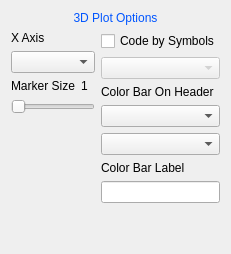
                      <widget class="QWidget" name="page_10">
                       <layout class="QGridLayout" name="gridLayout_25">
                        <item row="1" column="0">
                         <layout class="QGridLayout" name="gridLayout_24">
                          <item row="0" column="0">
                           <layout class="QVBoxLayout" name="verticalLayout_20">
                            <item>
                             <widget class="QLabel" name="ThreeDXComboLabel">
                              <property name="sizePolicy">
                               <sizepolicy hsizetype="Preferred" vsizetype="Fixed">
                                <horstretch>0</horstretch>
                                <verstretch>0</verstretch>
                               </sizepolicy>
                              </property>
                              <property name="text">
                               <string>X Axis</string>
                              </property>
                             </widget>
                            </item>
                            <item>
                             <widget class="QComboBox" name="ThreeDXAxis"/>
                            </item>
                            <item>
                             <layout class="QHBoxLayout" name="horizontalLayout_30">
                              <item>
                               <widget class="QLabel" name="ThreeDMarkerSizeLabel">
                                <property name="text">
                                 <string>Marker Size</string>
                                </property>
                               </widget>
                              </item>
                              <item>
                               <widget class="QLabel" name="ThreeDMarkerSize">
                                <property name="text">
                                 <string>1</string>
                                </property>
                               </widget>
                              </item>
                             </layout>
                            </item>
                            <item>
                             <widget class="QSlider" name="ThreeDMarkerSlider">
                              <property name="minimum">
                               <number>1</number>
                              </property>
                              <property name="orientation">
                               <enum>Qt::Horizontal</enum>
                              </property>
                             </widget>
                            </item>
                            <item>
                             <spacer name="verticalSpacer_16">
                              <property name="orientation">
                               <enum>Qt::Vertical</enum>
                              </property>
                              <property name="sizeHint" stdset="0">
                               <size>
                                <width>20</width>
                                <height>40</height>
                               </size>
                              </property>
                             </spacer>
                            </item>
                           </layout>
                          </item>
                          <item row="0" column="1">
                           <layout class="QVBoxLayout" name="verticalLayout_21">
                            <item>
                             <widget class="QCheckBox" name="ThreeDSymbolCodeCheckBox">
                              <property name="text">
                               <string>Code by Symbols</string>
                              </property>
                             </widget>
                            </item>
                            <item>
                             <widget class="QComboBox" name="ThreeDSymbolCode">
                              <property name="enabled">
                               <bool>false</bool>
                              </property>
                             </widget>
                            </item>
                            <item>
                             <widget class="QLabel" name="ThreeDColorBarHeaderLabel">
                              <property name="sizePolicy">
                               <sizepolicy hsizetype="Preferred" vsizetype="Fixed">
                                <horstretch>0</horstretch>
                                <verstretch>0</verstretch>
                               </sizepolicy>
                              </property>
                              <property name="text">
                               <string>Color Bar On Header</string>
                              </property>
                             </widget>
                            </item>
                            <item>
                             <widget class="QComboBox" name="ThreeDColorbarHeader"/>
                            </item>
                            <item>
                             <widget class="QComboBox" name="ThreeDColorbarName"/>
                            </item>
                            <item>
                             <widget class="QLabel" name="ThreeDColorBarLabelLabel">
                              <property name="sizePolicy">
                               <sizepolicy hsizetype="Preferred" vsizetype="Fixed">
                                <horstretch>0</horstretch>
                                <verstretch>0</verstretch>
                               </sizepolicy>
                              </property>
                              <property name="text">
                               <string>Color Bar Label</string>
                              </property>
                             </widget>
                            </item>
                            <item>
                             <widget class="QLineEdit" name="ThreeDColorbarLabel">
                              <property name="sizePolicy">
                               <sizepolicy hsizetype="Preferred" vsizetype="Fixed">
                                <horstretch>0</horstretch>
                                <verstretch>0</verstretch>
                               </sizepolicy>
                              </property>
                             </widget>
                            </item>
                            <item>
                             <spacer name="verticalSpacer_17">
                              <property name="orientation">
                               <enum>Qt::Vertical</enum>
                              </property>
                              <property name="sizeHint" stdset="0">
                               <size>
                                <width>20</width>
                                <height>40</height>
                               </size>
                              </property>
                             </spacer>
                            </item>
                           </layout>
                          </item>
                         </layout>
                        </item>
                        <item row="0" column="0">
                         <widget class="QLabel" name="label_87">
                          <property name="text">
                           <string>&lt;html&gt;&lt;head/&gt;&lt;body&gt;&lt;p align=&quot;center&quot;&gt;&lt;span style=&quot; color:#0055ff;&quot;&gt;3D Plot Options&lt;/span&gt;&lt;/p&gt;&lt;/body&gt;&lt;/html&gt;</string>
                          </property>
                         </widget>
                        </item>
                       </layout>
                      </widget>
